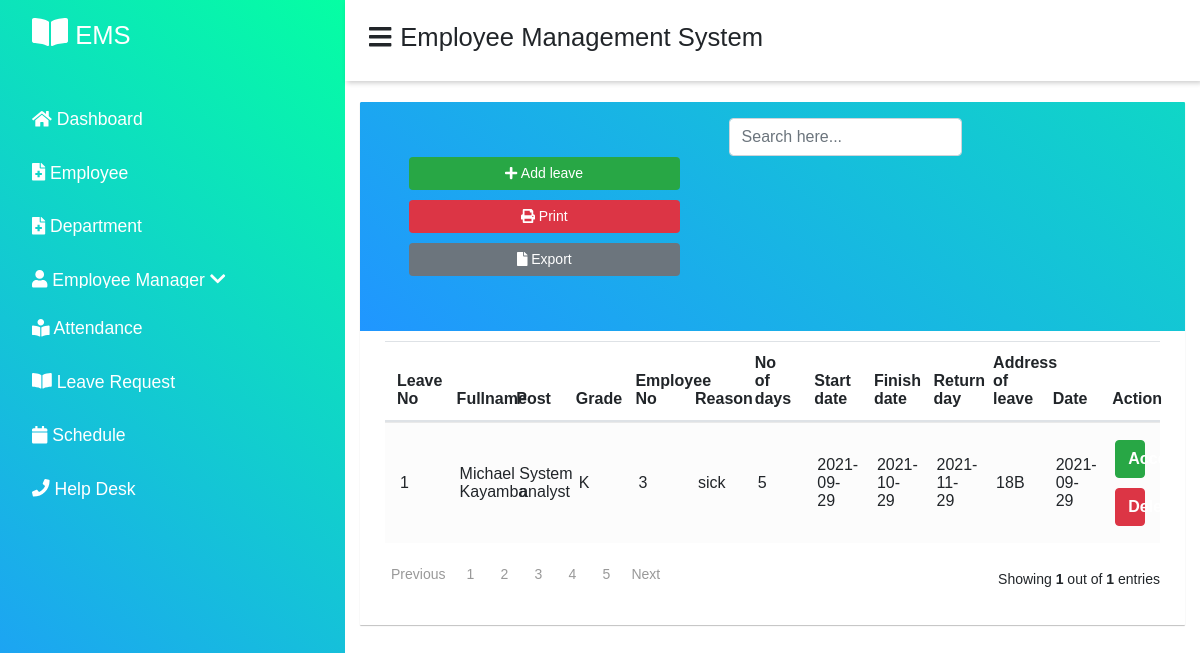
The page /manageleave.php on the database its author committed.
### tables this page shows
CREATE TABLE `aleave` (
  `leaveid` int(100) NOT NULL,
  `fullname` varchar(100) NOT NULL,
  `post` varchar(100) NOT NULL,
  `grade` varchar(10) NOT NULL,
  `employeeid` varchar(100) NOT NULL,
  `reason` varchar(400) NOT NULL,
  `nodays` int(12) NOT NULL,
  `startdate` date NOT NULL,
  `finishdate` date NOT NULL,
  `returnday` date NOT NULL,
  `leaveaddress` text NOT NULL,
  `date` date NOT NULL
);

### manageleave.php (the view, shortened to what this page needs)
<?php
 include 'Database/connect.php';
 $result = mysqli_query($conn,"SELECT * FROM aleave ");
  $count = mysqli_num_rows($result);
 ?>
<html>
  <head>
         <link rel="stylesheet" href="CSS/style.css">
         <link rel="stylesheet" href="CSS/bootstrap.min.css">
    </head>
<body>
    <div class="sidebar">
        <div class="sidebar-brand">
            <h2><span class="fa fa-book-open"></span><small width="12px">  EMS</small></h2>
        </div>
        <div class="sidebar-menu">
           <ul>
             <li>
                   <a href="Dashboard.php" ><span class="fa fa-home"></span>
                   <span>Dashboard</span></a>
               </li>
               <li>
                   <a href="employee.php"><span class="fa fa-file-medical"></span>
                   <span>Employee</span></a>
               </li>
               <li>
                   <a href="department.php"><span class="fa fa-file-medical"></span>
                   <span>Department</span></a>
               </li>
               <li>
                   <div class="sidebar-dropdown">
                   <a href=""><span class="fa fa-user"></span>
                   <span>Employee Manager</span>
                       <span class="fa fa-chevron-down"></span>
                       </a>
                    </div>
               </li>
               <li>
                   <a href="attendance.php"><span class="fa fa-book-reader"></span>
                   <span>Attendance</span></a>
               </li>
               <li>
                   <a href="leave.php"><span class="fa fa-book-open"></span>
                   <span>Leave Request</span></a>
               </li>
               <li>
                   <a href="schedule.php"><span class="fa fa-calendar"></span>
                   <span>Schedule</span></a>
               </li>
               <li>
                   <a href="helpdesk.php"><span class="fa fa-phone"></span>
                   <span>Help Desk</span></a>
               </li>
          </ul>
        </div>
    </div>
    <div class="main-content">
       <header>
             <h2 width="19px" height="30px">
             <label for="nav-toggle">
                <small><span class="fa fa-bars"></span></small>
             </label>
                <small> Employee Management System</small>
                 </h2>
        </header>
<br>
<br><br>
  <div class="container">
   <div class="table-wrapper">
    <div class="table-title">
	  <div class="row">
	      <div class="col-sm6">
		         <a href="#add-requision.php" class="btn btn-success" onclick='openForm()'><i class="fa fa-plus"></i> Add leave</a>
				 <a href="#" class="btn btn-danger" onclick="createPDf()"><i class="fa fa-print"></i> Print</a>
				 <a href="#" class="btn btn-secondary" id="export" ><i class="fa fa-file"></i> Export</a>
		  </div>
		  <div class="col-sm-6">
		  <div class="form-inline pull-right">
				<input type="text" class="form-control"  id="search"name="search" onkeyup="searcher()"  placeholder="Search here..." required="required"/>
			</div>
			</div>
	  </div>
       </div>
       <table div class="table table-striped table-hover " id="myTable" >
		    <thead>
			   <tr>
           <th>Leave No</th>
		    <th>Fullname</th>
			<th>Post</th>
			<th>Grade</th>
			<th>Employee No</th>
			<th>Reason</th>
			<th>No of days</th>
            <th>Start date</th>
            <th>Finish date</th>
            <th>Return day</th>
            <th>Address of leave</th>
            <th>Date</th>
			<th>Action</th>
		 </tr>
			</thead>
			   <tbody>
			     <?php
			       while($row =mysqli_fetch_array($result))
				   {
			         $leaveid   = $row["leaveid"];
                     $fullname    = $row["fullname"];
					 $post   = $row["post"];
					 $grade     = $row["grade"];
					 $employeeid = $row["employeeid"];
					 $reason   = $row["reason"];
					 $nodays    = $row["nodays"];
                     $startdate    = $row["startdate"];
                     $finishdate     = $row["finishdate"];
                     $returnday    = $row["returnday"];
                     $leaveaddress    = $row["leaveaddress"];
                     $date    = $row["date"];
					  ?>
				   <tr>
                     <td><?php echo $leaveid   ?></td>
				     <td><?php echo $fullname   ?></td>
			         <td><?php echo $post ?></td>
			         <td><?php echo $grade   ?></td>
			         <td><?php echo $employeeid  ?></td>
			         <td><?php echo $reason  ?></td>
			         <td><?php echo $nodays   ?></td>
					 <td><?php echo $startdate    ?></td>
			         <td><?php echo $finishdate  ?></td>
			         <td><?php echo $returnday  ?></td>
			         <td><?php echo $leaveaddress  ?></td>
                     <td><?php echo $date  ?></td>
			         <td>
                      <a href="#" class=" btn btn-success" id="export" style="color:white;" >Accept</a>
                      <a href="decline-leave.php?leaveid=<?php echo $row['leaveid']; ?>" class="btn btn-danger" id="delete" style="color:white;" >Delete</a>
			       </td>
				   </tr>
				    <?php
					 }
					?>
			   </tbody>
		  </table>
		     <div class="clearfix">
			     <div class="hint-text">Showing <b> <?php echo $count  ?></b> out of<b> <?php echo $count  ?></b> entries</div>
				  <ul class="pagination">
				     <li class="page-item"><a href="#" class="page-link">Previous</a></li>
					 <li class="page-item"><a href="#" class="page-link">1</a></li>
					 <li class="page-item"><a href="#" class="page-link">2</a></li>
					 <li class="page-item"><a href="#" class="page-link">3</a></li>
					 <li class="page-item"><a href="#" class="page-link">4</a></li>
					 <li class="page-item"><a href="#"class="page-link" >5</a></li>
					 <li class="page-item"><a href="#"class="page-link" >Next</a></li>
				  </ul>
				 </div>
			 </div>
		  </div>
  </div>
</body>
    </html>

### CSS/style.css (style rules this page uses)
:root { --main-color: #FFA500; --color-dark: #1D2231; --text-grey: #8390A2; --white : #fff; }
* { padding: 0; margin: 0; box-sizing: border-box; list-style-type: none; text-decoration: none; font-family: 'Poppins', sans-serif; }
.sidebar { width: 345px; position: fixed; left: 0; top: 0; height: 100%; background: linear-gradient(40deg,#2096ff,#05ffa3 )!important; z-index: 100; transition: width 300ms; }
.sidebar-brand { height: 90px; padding: 1rem 0rem 1rem 2rem; color: #fff; }
.sidebar-menu { margin-top: 1rem; }
.sidebar-menu li { width: 100%; margin-bottom: 1.7rem; padding-left: 1rem; }
.sidebar-menu a { padding-left: 1rem; display: block; color: #fff; font-size: 1.1rem; }
.main-content { transition: margin-left 300ms; margin-left: 345px; }
header { background: #fff; display: flex; justify-content: space-between; padding: 1rem 1.5rem; box-shadow: 2px 2px 5px rgba(0,0,0,0.2); position: fixed; left: 345px; width: calc(100% - 345px); top: 0; z-index: 100; transition: width 300ms; }
.sidebar-dropdown { overflow: hidden; max-height: 21px; transition: .4s ease-in-out; }
.fa-chevron-down { margin-left: auto; }
.btn { background-color: #2096ff; color: #fff; padding: 10px; width: 100%; font-size: 15px; border: 1px solid transparent; cursor: pointer; margin: 5px 0; transition: 0.3s all ease; }
.table-wrapper { background: #fff; padding: 20px 25px; margin: 30px 0; border-radius: 1px; box-shadow: 0 1px 1px rgba(0,0,0,0.247); }
.table-title { padding-bottom: 15px; background: linear-gradient(40deg,#2096ff,#05ffa3 )!important; width:195%; color: #fff; padding: 16px 30px; margin: -20px -25px 10px; border-radius: 1px 1px 0 0; }
.table-title .col-sm6 { float:left; margin-left: 68px; margin:34px; }
.table-title .btn { color: #fff; font-size: 14px; border: none; min-width: 80px; border-radius: 4px; outline: none; }
table-title tr th,table.table tr td { border-color: #e9e9e9; padding: 12px 15px; vertical-align: middle; }
table.table-striped tbody tr:nth-of-type(odd) { background-color: #fcfcfc; }
table.table td a { font-weight: bold; color: #566787; display: inline-block; text-decoration: none; outline: none !important; }
.table-wrapper { overflow-x:Scroll; }
table { display:flex; flex-flow:column; width:100%; }
thead { flex:0 0 auto; }
tbody { flex:1 1 auto; overflow-y:hidden; display:block; }
tr { width:100%; height:100%; display:table; table-layout:fixed; }
.pagination li a { border: none; font-size: 14px; min-width: 30px; min-height: 30px; color: #999; margin: 0 2px; line-height: 30px; border-radius :1px !important; text-align: center; padding: 0 6px; }
.hint-text { float: right; margin-top: 10px; font-size: 14px; }

### rows shown on the page
aleave: leaveid "1", fullname "Michael Kayamba", post "System analyst", grade "K", employeeid "3", reason "sick", nodays "5", startdate "2021-09-29", finishdate "2021-10-29", returnday "2021-11-29", leaveaddress "18B", date "2021-09-29"

### other values the page prints
$count "1"
